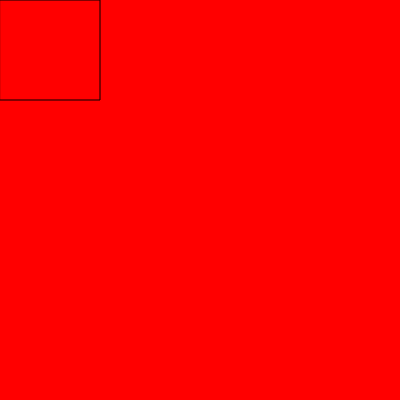
Frame 1 (no input)
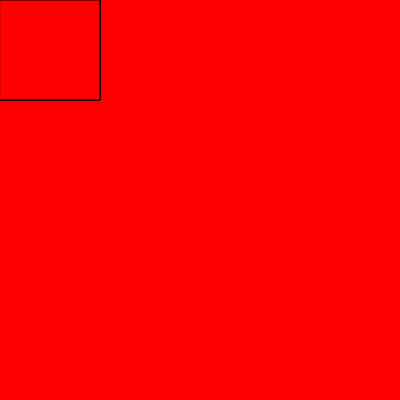
Frame 60 (no input)
Frame 120 (the mouse pressed at the canvas centre since frame 60): identical to frame 60, image omitted

The p5.js sketch that drew these frames (run headless with seeded random() and noise() and a simulated clock; from frame 60 on, the mouse is pressed at the canvas centre):

// p5.js sketch
// ── sketch.js
function setup() {
  createCanvas(400, 400);
  background(255, 0 , 0);
}

function draw() {
  fill(255, 0, 0);
  rect(0, 0, 100, 100);
}
